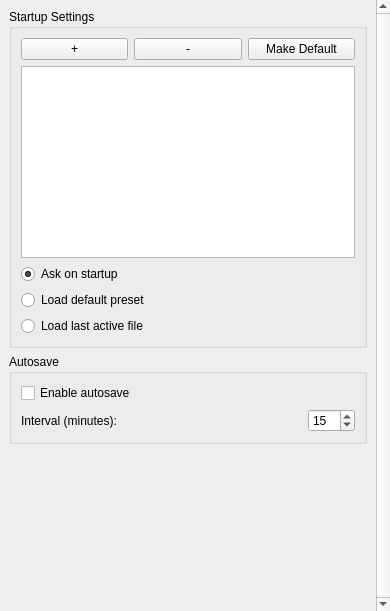
<?xml version="1.0" encoding="UTF-8"?>
<ui version="4.0">
 <class>FilesPage</class>
 <widget class="QWidget" name="FilesPage">
  <property name="geometry">
   <rect>
    <x>0</x>
    <y>0</y>
    <width>390</width>
    <height>611</height>
   </rect>
  </property>
  <layout class="QVBoxLayout" name="outerLayout">
   <property name="spacing">
    <number>0</number>
   </property>
   <property name="leftMargin">
    <number>0</number>
   </property>
   <property name="topMargin">
    <number>0</number>
   </property>
   <property name="rightMargin">
    <number>0</number>
   </property>
   <property name="bottomMargin">
    <number>0</number>
   </property>
   <item>
    <widget class="QScrollArea" name="scrollArea">
     <property name="verticalScrollBarPolicy">
      <enum>Qt::ScrollBarAlwaysOn</enum>
     </property>
     <property name="horizontalScrollBarPolicy">
      <enum>Qt::ScrollBarAlwaysOff</enum>
     </property>
     <property name="widgetResizable">
      <bool>true</bool>
     </property>
     <property name="frameShape">
      <enum>QFrame::NoFrame</enum>
     </property>
     <widget class="QWidget" name="scrollAreaWidgetContents">
      <property name="geometry">
       <rect>
        <x>0</x>
        <y>0</y>
        <width>378</width>
        <height>611</height>
       </rect>
      </property>
      <layout class="QVBoxLayout" name="verticalLayout_2">
       <item>
        <widget class="QGroupBox" name="startupBox">
         <property name="title">
          <string>Startup Settings</string>
         </property>
         <layout class="QVBoxLayout" name="verticalLayout">
          <item>
           <layout class="QHBoxLayout" name="presetControls">
            <item>
             <widget class="QPushButton" name="addPreset">
              <property name="toolTip">
               <string>Saving the current project as a preset</string>
              </property>
              <property name="whatsThis">
               <string>Saving the current project as a preset</string>
              </property>
              <property name="text">
               <string>+</string>
              </property>
             </widget>
            </item>
            <item>
             <widget class="QPushButton" name="removePreset">
              <property name="text">
               <string>-</string>
              </property>
             </widget>
            </item>
            <item>
             <widget class="QPushButton" name="setDefaultPreset">
              <property name="text">
               <string>Make Default</string>
              </property>
             </widget>
            </item>
           </layout>
          </item>
          <item>
           <widget class="QListWidget" name="presetListWidget">
            <property name="sortingEnabled">
             <bool>false</bool>
            </property>
           </widget>
          </item>
          <item>
           <widget class="QRadioButton" name="askPresetRbtn">
            <property name="text">
             <string>Ask on startup</string>
            </property>
            <property name="checked">
             <bool>true</bool>
            </property>
            <attribute name="buttonGroup">
             <string notr="true">startupGroup</string>
            </attribute>
           </widget>
          </item>
          <item>
           <widget class="QRadioButton" name="loadDefaultPresetRbtn">
            <property name="text">
             <string>Load default preset</string>
            </property>
            <property name="checked">
             <bool>false</bool>
            </property>
            <attribute name="buttonGroup">
             <string notr="true">startupGroup</string>
            </attribute>
           </widget>
          </item>
          <item>
           <widget class="QRadioButton" name="loadLastActiveRbtn">
            <property name="text">
             <string>Load last active file</string>
            </property>
            <attribute name="buttonGroup">
             <string notr="true">startupGroup</string>
            </attribute>
           </widget>
          </item>
         </layout>
        </widget>
       </item>
       <item>
        <widget class="QGroupBox" name="autosaveBox">
         <property name="title">
          <string comment="Preference">Autosave</string>
         </property>
         <layout class="QVBoxLayout" name="lay">
          <item>
           <widget class="QCheckBox" name="autosaveCheckBox">
            <property name="text">
             <string comment="Preference">Enable autosave</string>
            </property>
           </widget>
          </item>
          <item>
           <layout class="QHBoxLayout" name="autosaveIntervalRow">
            <item>
             <widget class="QLabel" name="autosaveNumberLabel">
              <property name="text">
               <string comment="Preference">Interval (minutes):</string>
              </property>
             </widget>
            </item>
            <item>
             <spacer name="autosaveIntervalSpacer">
              <property name="orientation">
               <enum>Qt::Horizontal</enum>
              </property>
              <property name="sizeHint" stdset="0">
               <size>
                <width>0</width>
                <height>0</height>
               </size>
              </property>
             </spacer>
            </item>
            <item>
             <widget class="QSpinBox" name="autosaveNumberBox">
              <property name="minimum">
               <number>1</number>
              </property>
              <property name="maximum">
               <number>120</number>
              </property>
              <property name="value">
               <number>15</number>
              </property>
             </widget>
            </item>
           </layout>
          </item>
         </layout>
        </widget>
       </item>
       <item>
        <spacer name="verticalSpacer">
         <property name="orientation">
          <enum>Qt::Vertical</enum>
         </property>
         <property name="sizeHint" stdset="0">
          <size>
           <width>0</width>
           <height>0</height>
          </size>
         </property>
        </spacer>
       </item>
      </layout>
     </widget>
    </widget>
   </item>
  </layout>
 </widget>
 <resources/>
 <connections/>
 <buttongroups>
  <buttongroup name="startupGroup"/>
 </buttongroups>
</ui>
